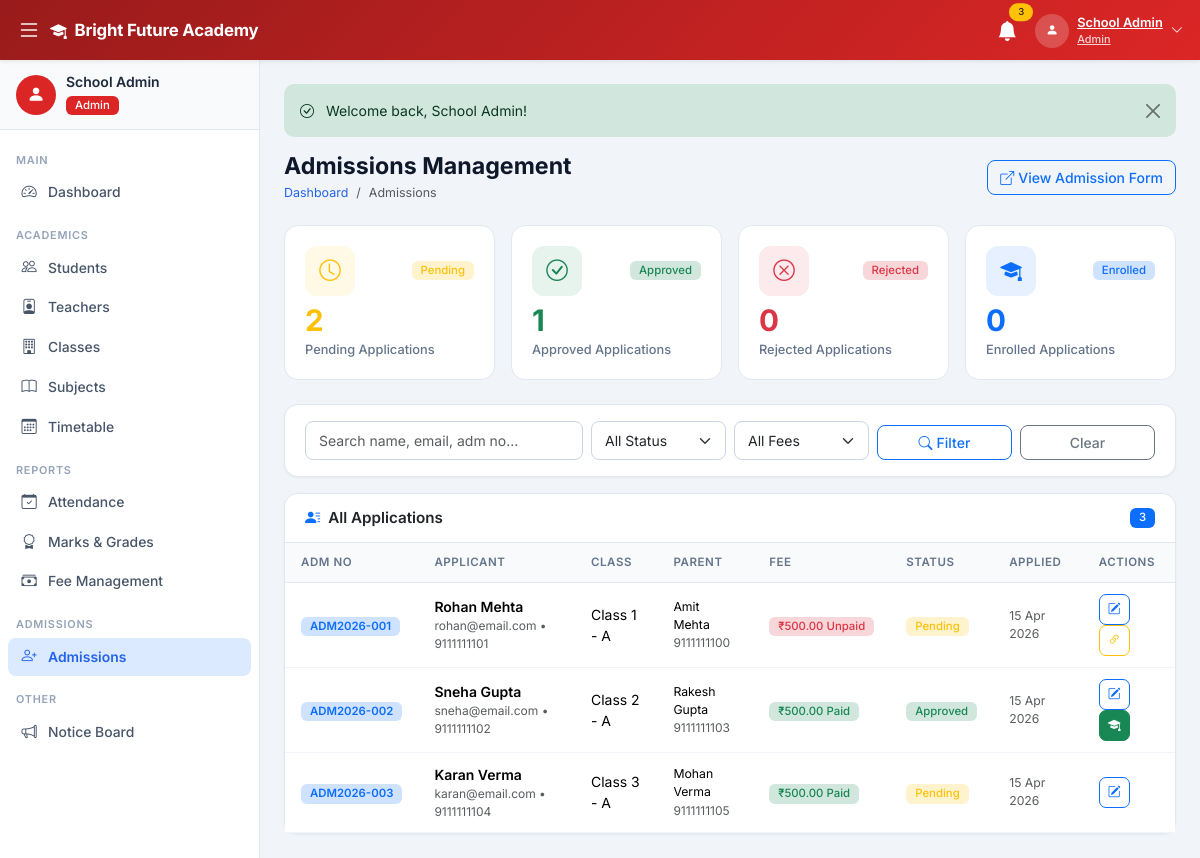
Page /developer/admissions.php (signed in) on the committed database.
### tables this page shows
CREATE TABLE IF NOT EXISTS settings (
    id INT AUTO_INCREMENT PRIMARY KEY,
    setting_key VARCHAR(100) UNIQUE NOT NULL,
    setting_value TEXT,
    setting_group VARCHAR(50) DEFAULT 'general',
    updated_at TIMESTAMP DEFAULT CURRENT_TIMESTAMP ON UPDATE CURRENT_TIMESTAMP
);

CREATE TABLE IF NOT EXISTS admissions (
    id INT AUTO_INCREMENT PRIMARY KEY,
    admission_no VARCHAR(20) UNIQUE NOT NULL,
    applicant_name VARCHAR(100) NOT NULL,
    applicant_email VARCHAR(100) NOT NULL,
    applicant_phone VARCHAR(20) NOT NULL,
    date_of_birth DATE,
    gender ENUM('Male','Female','Other'),
    address TEXT,
    parent_name VARCHAR(100) NOT NULL,
    parent_phone VARCHAR(20) NOT NULL,
    parent_email VARCHAR(100),
    applying_class_id INT,
    previous_school VARCHAR(150),
    previous_marks DECIMAL(5,2),
    blood_group VARCHAR(5),
    status ENUM('pending','approved','rejected','enrolled') DEFAULT 'pending',
    admission_fee DECIMAL(10,2) DEFAULT 500.00,
    fee_status ENUM('unpaid','paid','refunded') DEFAULT 'unpaid',
    payment_txn_id VARCHAR(100),
    payment_date DATETIME,
    payment_method VARCHAR(50),
    remarks TEXT,
    user_id INT,      
    applied_at TIMESTAMP DEFAULT CURRENT_TIMESTAMP,
    updated_at TIMESTAMP DEFAULT CURRENT_TIMESTAMP ON UPDATE CURRENT_TIMESTAMP,
    FOREIGN KEY (applying_class_id) REFERENCES classes(id) ON DELETE SET NULL
);

CREATE TABLE IF NOT EXISTS classes (
    id INT AUTO_INCREMENT PRIMARY KEY,
    class_name VARCHAR(50) NOT NULL,
    section VARCHAR(10) NOT NULL,
    class_teacher_id INT,
    seats INT DEFAULT 40,
    created_at TIMESTAMP DEFAULT CURRENT_TIMESTAMP,
    UNIQUE KEY uq_class_section (class_name, section)
);

### config/db.php (called while the page is built, shortened)
<?php
function getDB() {
    static $conn = null;
    if ($conn === null) {
        $conn = new mysqli(DB_HOST, DB_USER, DB_PASS, DB_NAME);
        $conn->set_charset('utf8mb4');
    }
    return $conn;
}
function getSetting($key, $default = '') {
    $db  = getDB();
    $key = $db->real_escape_string($key);
    $res = $db->query("SELECT setting_value FROM settings WHERE setting_key='$key' LIMIT 1");
    if ($res && $res->num_rows > 0) {
        return $res->fetch_assoc()['setting_value'];
    }
    return $default;
}
function sanitize($data) {
    return htmlspecialchars(strip_tags(trim($data)));
}
function getFlash() {
    if (isset($_SESSION['flash'])) {
        $f = $_SESSION['flash'];
        return $f;
    }
    return null;
}
function formatDate($d) {
    return $d ? date('d M Y', strtotime($d)) : '-';
}

### developer/admissions.php (the view, shortened to what this page needs)
<?php
require_once '../config/db.php';
$db = getDB();
$search       = sanitize($_GET['q'] ?? '');
$where = "WHERE 1=1";
$admissions = $db->query("
    SELECT a.*, c.class_name, c.section
    FROM admissions a
    LEFT JOIN classes c ON a.applying_class_id=c.id
    $where
    ORDER BY a.applied_at DESC
");
$summary = $db->query("SELECT status, COUNT(*) as c FROM admissions GROUP BY status")->fetch_all(MYSQLI_ASSOC);
$admStats = ['pending'=>0,'approved'=>0,'rejected'=>0,'enrolled'=>0];
foreach ($summary as $s) $admStats[$s['status']] = $s['c'];
$flash = getFlash();
?>
<?php include '../includes/header.php'; ?>
<?php include '../includes/sidebar.php'; ?>
<div class="main-content" id="mainContent">
    <?php if ($flash): ?>
        <div class="alert alert-<?= $flash['type']==='success'?'success':'danger' ?> alert-dismissible fade show flash-msg mb-3">
            <i class="bi bi-<?= $flash['type']==='success'?'check-circle':'exclamation-triangle' ?> me-2"></i>
            <?= htmlspecialchars($flash['message']) ?>
            <button type="button" class="btn-close" data-bs-dismiss="alert"></button>
        </div>
    <?php endif; ?>
    <div class="page-header d-flex justify-content-between align-items-center">
        <div>
            <h2>Admissions Management</h2>
            <nav aria-label="breadcrumb"><ol class="breadcrumb mb-0">
                <li class="breadcrumb-item"><a href="dashboard.php">Dashboard</a></li>
                <li class="breadcrumb-item active">Admissions</li>
            </ol></nav>
        </div>
        <a href="<?= APP_URL ?>/admission/apply.php" target="_blank" class="btn btn-outline-primary">
            <i class="bi bi-box-arrow-up-right me-1"></i>View Admission Form
        </a>
    </div>
    <div class="row g-3 mb-4">
        <?php $smeta = [
            ['pending','warning','clock','Pending'],
            ['approved','success','check-circle','Approved'],
            ['rejected','danger','x-circle','Rejected'],
            ['enrolled','primary','mortarboard-fill','Enrolled'],
        ]; ?>
        <?php foreach ($smeta as [$s,$c,$ic,$label]): ?>
        <div class="col-md-3 col-6">
            <div class="stat-card">
                <div class="d-flex align-items-center justify-content-between mb-2">
                    <div class="stat-icon bg-<?= $c ?> bg-opacity-10 text-<?= $c ?>"><i class="bi bi-<?= $ic ?>"></i></div>
                    <span class="badge bg-<?= $c ?>-subtle text-<?= $c ?>"><?= $label ?></span>
                </div>
                <div class="stat-value text-<?= $c ?>"><?= $admStats[$s] ?></div>
                <div class="stat-label"><?= $label ?> Applications</div>
            </div>
        </div>
        <?php endforeach; ?>
    </div>
    <div class="card mb-3">
        <div class="card-body py-3">
            <form method="GET" class="row g-2 align-items-end">
                <div class="col-md-4"><input type="text" name="q" class="form-control" placeholder="Search name, email, adm no..." value="<?= htmlspecialchars($search) ?>"></div>
                <div class="col-md-2">
                    <select name="status" class="form-select">
                        <option value="">All Status</option>
                    </select>
                </div>
                <div class="col-md-2">
                    <select name="fee_status" class="form-select">
                        <option value="">All Fees</option>
                    </select>
                </div>
                <div class="col-md-2"><button type="submit" class="btn btn-outline-primary w-100"><i class="bi bi-search me-1"></i>Filter</button></div>
                <div class="col-md-2"><a href="admissions.php" class="btn btn-outline-secondary w-100">Clear</a></div>
            </form>
        </div>
    </div>
    <div class="card">
        <div class="card-header d-flex justify-content-between align-items-center">
            <h6 class="card-title"><i class="bi bi-person-lines-fill me-2 text-primary"></i>All Applications</h6>
            <span class="badge bg-primary"><?= $admissions->num_rows ?></span>
        </div>
        <div class="table-responsive">
            <table class="table searchable">
                <thead>
                    <tr><th>Adm No</th><th>Applicant</th><th>Class</th><th>Parent</th><th>Fee</th><th>Status</th><th>Applied</th><th>Actions</th></tr>
                </thead>
                <tbody>
                <?php while ($a=$admissions->fetch_assoc()):
                    $sc = ['pending'=>'warning','approved'=>'success','rejected'=>'danger','enrolled'=>'primary'][$a['status']] ?? 'secondary';
                    $fc = ['paid'=>'success','unpaid'=>'danger','refunded'=>'info'][$a['fee_status']] ?? 'secondary';
                ?>
                <tr>
                    <td><span class="badge bg-primary-subtle text-primary fw-600"><?= htmlspecialchars($a['admission_no']) ?></span></td>
                    <td>
                        <div class="fw-600"><?= htmlspecialchars($a['applicant_name']) ?></div>
                        <div class="text-muted fs-12"><?= htmlspecialchars($a['applicant_email']) ?> &bull; <?= htmlspecialchars($a['applicant_phone']) ?></div>
                    </td>
                    <td><?= htmlspecialchars($a['class_name'].' - '.$a['section']) ?></td>
                    <td>
                        <div class="small"><?= htmlspecialchars($a['parent_name']) ?></div>
                        <div class="text-muted fs-12"><?= htmlspecialchars($a['parent_phone']) ?></div>
                    </td>
                    <td><span class="badge bg-<?= $fc ?>-subtle text-<?= $fc ?>">&#8377;<?= number_format($a['admission_fee'],2) ?> <?= ucfirst($a['fee_status']) ?></span></td>
                    <td><span class="badge bg-<?= $sc ?>-subtle text-<?= $sc ?>"><?= ucfirst($a['status']) ?></span></td>
                    <td class="text-muted small"><?= formatDate($a['applied_at']) ?></td>
                    <td>
                        <button class="btn btn-sm btn-outline-primary btn-icon me-1"
                                data-bs-toggle="modal" data-bs-target="#updateModal"
                                onclick="setAdm(<?= $a['id'] ?>,'<?= $a['status'] ?>','<?= htmlspecialchars(addslashes($a['remarks']??'')) ?>')"
                                title="Update Status">
                            <i class="bi bi-pencil-square"></i>
                        </button>
                        <?php if ($a['status']==='approved' && $a['fee_status']==='paid'): ?>
                        <form method="POST" class="d-inline" onsubmit="return confirm('Enroll this student? A login account will be created.')">
                            <button class="btn btn-sm btn-success btn-icon" title="Enroll Student" data-bs-toggle="tooltip">
                                <i class="bi bi-mortarboard-fill"></i>
                            </button>
                        </form>
                        <?php endif; ?>
                        <?php if ($a['fee_status']==='unpaid'): ?>
                        <a href="<?= APP_URL ?>/admission/payment.php?id=<?= $a['id'] ?>" target="_blank"
                           class="btn btn-sm btn-outline-warning btn-icon" title="Send Payment Link">
                            <i class="bi bi-link-45deg"></i>
                        </a>
                        <?php endif; ?>
                    </td>
                </tr>
                <?php endwhile; ?>
                </tbody>
            </table>
        </div>
    </div>
</div>
<?php include '../includes/footer.php'; ?>

### includes/header.php (shortened to what this page needs)
<!DOCTYPE html>
<html lang="en">
<head>
    <link href="https://cdn.jsdelivr.net/npm/bootstrap@5.3.2/dist/css/bootstrap.min.css" rel="stylesheet">
    <link href="https://cdn.jsdelivr.net/npm/bootstrap-icons@1.11.3/font/bootstrap-icons.css" rel="stylesheet">
    <link href="<?= APP_URL ?>/assets/css/style.css" rel="stylesheet">
</head>
<body>
<?php
$role        = $_SESSION['role'] ?? '';
$navGradient = [
    'developer' => 'background:linear-gradient(135deg,#4c1d95,#7c3aed)',
    'admin'     => 'background:linear-gradient(135deg,#991b1b,#dc2626)',
    'teacher'   => 'background:linear-gradient(135deg,#1e3a8a,#2563eb)',
    'student'   => 'background:linear-gradient(135deg,#14532d,#16a34a)',
];
$navStyle = $navGradient[$role] ?? $navGradient['admin'];
?>
<nav class="navbar navbar-dark fixed-top shadow-sm" id="topNav" style="<?= $navStyle ?>;height:var(--nav-h)">
    <div class="container-fluid">
        <button class="btn btn-link text-white me-1 p-1" id="sidebarToggle">
            <i class="bi bi-list fs-4"></i>
        </button>
        <a class="navbar-brand fw-700 d-flex align-items-center gap-2" href="<?= APP_URL ?>">
            <i class="bi bi-mortarboard-fill"></i>
            <span><?= htmlspecialchars(getSetting('school_name', APP_NAME)) ?></span>
        </a>
        <div class="ms-auto d-flex align-items-center gap-2">
            <div class="dropdown">
                <button class="btn btn-link text-white position-relative p-1" data-bs-toggle="dropdown">
                    <i class="bi bi-bell-fill fs-5"></i>
                    <span class="position-absolute top-0 start-100 translate-middle badge rounded-pill bg-warning text-dark" style="font-size:.6rem">3</span>
                </button>
            </div>
            <div class="dropdown">
                <button class="btn btn-link text-white d-flex align-items-center gap-2 p-1" data-bs-toggle="dropdown">
                    <div class="avatar-circle">
                        <i class="bi bi-person-fill small"></i>
                    </div>
                    <div class="d-none d-md-block text-start">
                        <div class="fw-600" style="font-size:.8rem;line-height:1.2"><?= htmlspecialchars(mb_strimwidth($_SESSION['name'] ?? 'User', 0, 18, '...')) ?></div>
                        <div style="font-size:.68rem;opacity:.8"><?= ucfirst($role) ?></div>
                    </div>
                    <i class="bi bi-chevron-down small d-none d-md-inline"></i>
                </button>
            </div>
        </div>
    </div>
</nav>
<div class="wrapper d-flex">

### assets/css/style.css (style rules this page uses)
:root { --sidebar-w: 260px; --sidebar-sm: 68px; --nav-h: 60px; --primary: #2563eb; --primary-dark: #1d4ed8; --success: #16a34a; --warning: #d97706; --danger: #dc2626; --info: #0891b2; --body-bg: #f1f5f9; --card-bg: #ffffff; --border: #e2e8f0; --text-muted: #64748b; --dev-color: #7c3aed; }
*, *::before, *::after { box-sizing: border-box; }
body { font-family: 'Inter', -apple-system, BlinkMacSystemFont, 'Segoe UI', sans-serif; background: var(--body-bg); color: #1e293b; overflow-x: hidden; }
#topNav { height: var(--nav-h); z-index: 1050; }
.navbar-brand { font-size: 1.05rem; letter-spacing: -.2px; }
.avatar-circle { width: 34px; height: 34px; border-radius: 50%; background: rgba(255,255,255,.2); display: flex; align-items: center; justify-content: center; }
.wrapper { margin-top: var(--nav-h); }
.main-content { margin-left: var(--sidebar-w); min-height: calc(100vh - var(--nav-h)); padding: 24px; transition: margin-left .25s ease; }
.page-header { margin-bottom: 22px; }
.page-header h2 { font-size: 1.45rem; font-weight: 700; color: #0f172a; margin: 0; }
.page-header .breadcrumb { font-size: .78rem; margin: 3px 0 0; }
.page-header .breadcrumb-item a { color: var(--primary); text-decoration: none; }
.stat-card { background: #fff; border: 1px solid var(--border); border-radius: 14px; padding: 20px; transition: transform .2s, box-shadow .2s; }
.stat-icon { width: 50px; height: 50px; border-radius: 12px; display: flex; align-items: center; justify-content: center; font-size: 1.35rem; }
.stat-value { font-size: 1.85rem; font-weight: 700; line-height: 1.1; }
.stat-label { font-size: .8rem; color: var(--text-muted); font-weight: 500; margin-top: 4px; }
.card { border: 1px solid var(--border); border-radius: 14px; background: #fff; box-shadow: 0 1px 3px rgba(0,0,0,.05); }
.card-header { background: #fff; border-bottom: 1px solid var(--border); padding: 14px 20px; border-radius: 14px 14px 0 0 !important; }
.card-title { font-size: .95rem; font-weight: 600; margin: 0; }
.card-body { padding: 20px; }
.table { font-size: .875rem; margin: 0; }
.table th { background: #f8fafc; font-size: .72rem; font-weight: 600; text-transform: uppercase; letter-spacing: .05em; color: var(--text-muted); padding: 11px 16px; border-bottom: 1px solid var(--border); }
.table td { padding: 11px 16px; vertical-align: middle; border-color: #f1f5f9; }
.badge { font-weight: 500; padding: 4px 9px; border-radius: 6px; font-size: .71rem; }
.btn { border-radius: 8px; font-weight: 500; font-size: .875rem; }
.btn-sm { border-radius: 6px; font-size: .8rem; }
.btn-icon { width: 31px; height: 31px; padding: 0; display: inline-flex; align-items: center; justify-content: center; border-radius: 7px; }
.form-control, .form-select { border-radius: 8px; border-color: #cbd5e1; font-size: .875rem; padding: 8px 13px; }
.flash-msg { border-radius: 10px; border: none; font-size: .875rem; }
.fw-600 { font-weight: 600; }
.fw-700 { font-weight: 700; }
.fs-12 { font-size: .75rem; }

### rows in the picture
settings: setting_value "Bright Future Academy"
admissions: admission_no "ADM2026-001", applicant_name "Rohan Mehta", applicant_email "rohan@email.com", applicant_phone "9111111101", applying_class.section "Class 1 - A", parent_name "Amit Mehta", parent_phone "9111111100", admission_fee "500.00", fee_status "Unpaid", status "Pending", applied_at "15 Apr 2026"
admissions: admission_no "ADM2026-002", applicant_name "Sneha Gupta", applicant_email "sneha@email.com", applicant_phone "9111111102", applying_class.section "Class 2 - A", parent_name "Rakesh Gupta", parent_phone "9111111103", admission_fee "500.00", fee_status "Paid", status "Approved", applied_at "15 Apr 2026"
admissions: admission_no "ADM2026-003", applicant_name "Karan Verma", applicant_email "karan@email.com", applicant_phone "9111111104", applying_class.section "Class 3 - A", parent_name "Mohan Verma", parent_phone "9111111105", admission_fee "500.00", fee_status "Paid", status "Pending", applied_at "15 Apr 2026"

### other values in the picture
mb_strimwidth($_SESSION['name'] ?? 'User', 0, 18, '...') "School Admin"
$role "Admin"
mb_strimwidth($_SESSION['name'] ?? '', 0, 22, '...') "School Admin"
$label "Dashboard Students Teachers Classes Subjects Timetable Attendance Marks & Grades Fee Management Admissions Notice Board"
$flash['message'] "Welcome back, School Admin!"
$label "Pending"
$admStats[$s] "2"
$label "Approved"
$admStats[$s] "1"
$label "Rejected"
$admStats[$s] "0"
$label "Enrolled"
$admissions->num_rows "3"
